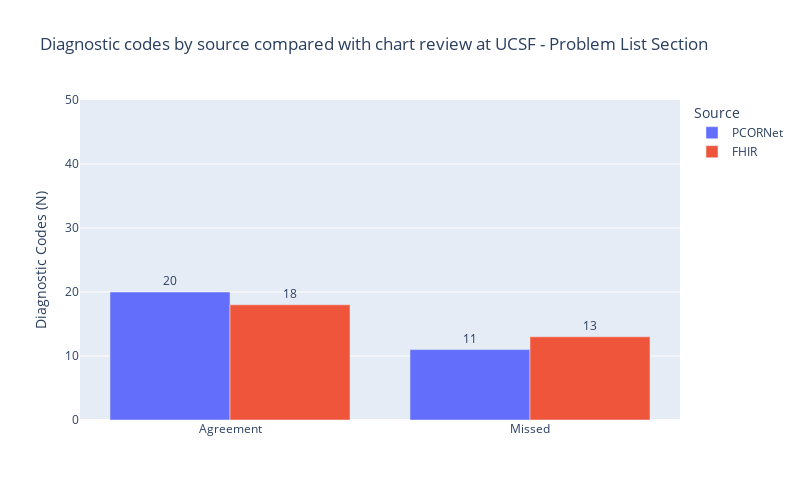

The notebook cell this image was saved under:
### Code cell
pcornet_results['Source'] = 'PCORNet'
fhir_results['Source'] = 'FHIR'
to_plot = pd.concat([pcornet_results, fhir_results])
to_plot = to_plot[~(to_plot['match'] == 'Extra Codes')]
fig = px.bar(to_plot, x='match', y="counts", color="Source", barmode='group', text_auto=True, 
       title="Diagnostic codes by source compared with chart review at UCSF - Problem List Section",
        width=800, height=500)
fig.update_traces(textfont_size=12, textangle=0, textposition="outside", cliponaxis=False)
fig.update_layout(yaxis_range=[0, 50])
fig.update_yaxes(title='Diagnostic Codes (N)')
fig.update_xaxes(title='')
fig.show()

### Figure 1 — Plotly figure (JSON) as saved in the notebook; plotly's stock layout.template omitted (floating-point values rounded to 4 significant figures)
{"data": [{"alignmentgroup": "True", "cliponaxis": false, "hovertemplate": "Source=PCORNet<br>match=%{x}<br>counts=%{y}<extra></extra>", "legendgroup": "PCORNet", "marker": {"color": "#636efa", "pattern": {"shape": ""}}, "name": "PCORNet", "offsetgroup": "PCORNet", "orientation": "v", "showlegend": true, "textangle": 0, "textfont": {"size": 12}, "textposition": "outside", "texttemplate": "%{y}", "type": "bar", "x": ["Agreement", "Missed"], "xaxis": "x", "y": [20, 11], "yaxis": "y"}, {"alignmentgroup": "True", "cliponaxis": false, "hovertemplate": "Source=FHIR<br>match=%{x}<br>counts=%{y}<extra></extra>", "legendgroup": "FHIR", "marker": {"color": "#EF553B", "pattern": {"shape": ""}}, "name": "FHIR", "offsetgroup": "FHIR", "orientation": "v", "showlegend": true, "textangle": 0, "textfont": {"size": 12}, "textposition": "outside", "texttemplate": "%{y}", "type": "bar", "x": ["Agreement", "Missed"], "xaxis": "x", "y": [18, 13], "yaxis": "y"}], "layout": {"barmode": "group", "height": 500, "legend": {"title": {"text": "Source"}, "tracegroupgap": 0}, "title": {"text": "Diagnostic codes by source compared with chart review at UCSF - Problem List Section"}, "width": 800, "xaxis": {"anchor": "y", "domain": [0, 1], "title": {"text": ""}}, "yaxis": {"anchor": "x", "domain": [0, 1], "range": [0, 50], "title": {"text": "Diagnostic Codes (N)"}}}}
